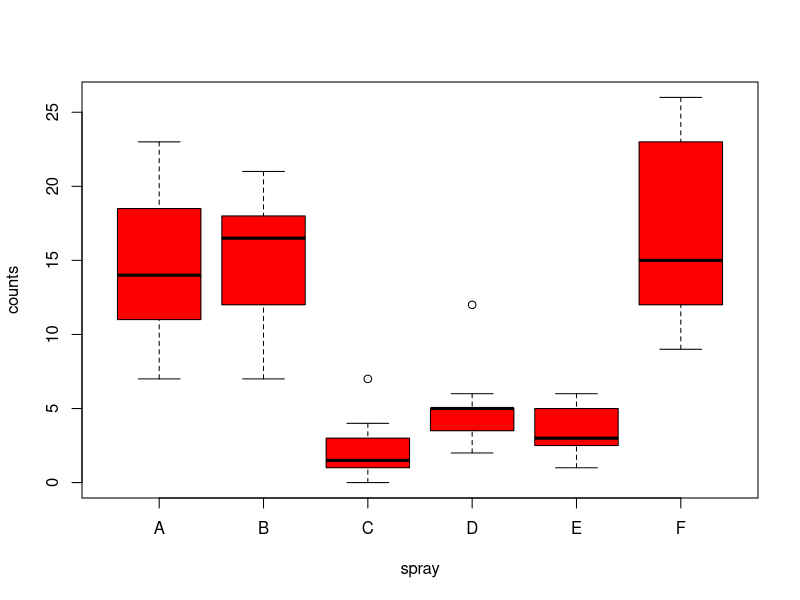

The R script that drew this image: (Note: this script raises an error after producing the figure.)


library(tidyr) 
library(dplyr) 
library(ggplot2)
#1.1  
boxplot(count ~ spray, data = InsectSprays, col = "red", 
        xlab="spray", ylab="counts") +
labs(title = "Comparison of different doses")
#1.2第二题找不到合适的数据，由蒋浩同学举例并给出方法

ggplot(economics,aes(x=date,y=unemploy))+ 
  geom_line(colour='blue')+
  geom_line(colour='blue') + 
  geom_area(colour='blue',alpha=0.4)+
  labs(title = "Economics")+
  xlab('The Time Series of Date')+ 
  ylab('The Time Series of unemploy')+
  geom_smooth(method = "loess")+
  theme_bw()


#1.3
x <- rnorm(100) 


h <- hist(x, plot=F) 
ylim <- range(0, h$density, dnorm(0))
hist(x, freq=F, ylim=ylim) 
curve(dnorm(x),add=T,col="red") 
  

 #1.4

x <- runif(50,0,2)
y <- runif(50,0,2)


plot(x, y, main="Scatter plot", xlab="x", ylab="y")
text(0.5, 0.5, "text at (0.5, 0.5)")
abline(h=.5, v=0.5)
  
